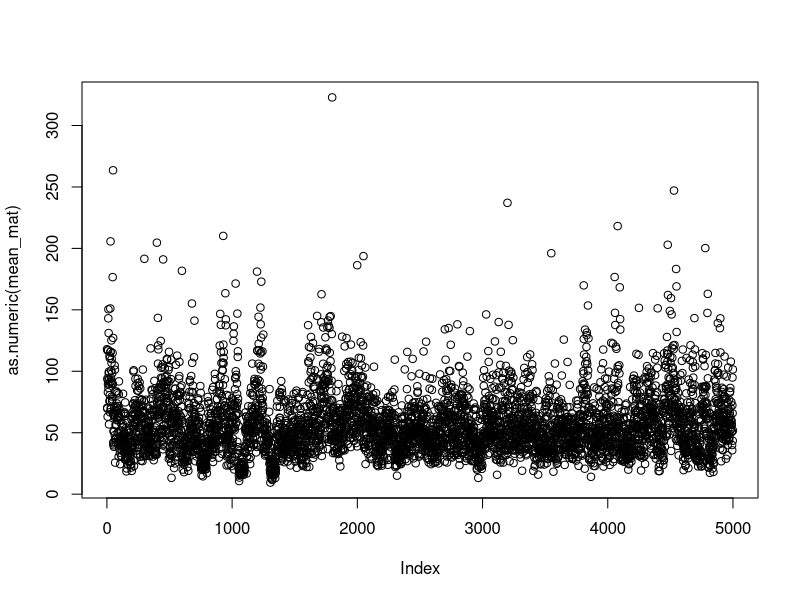
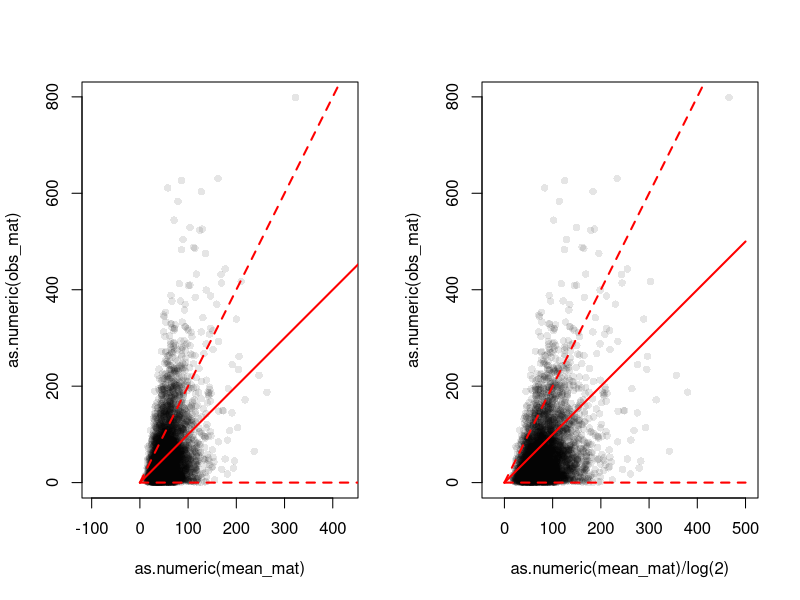
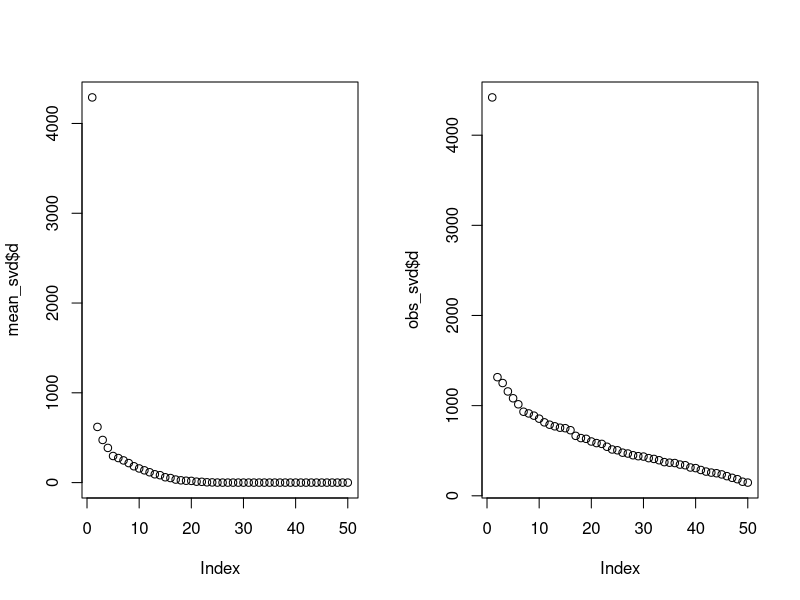
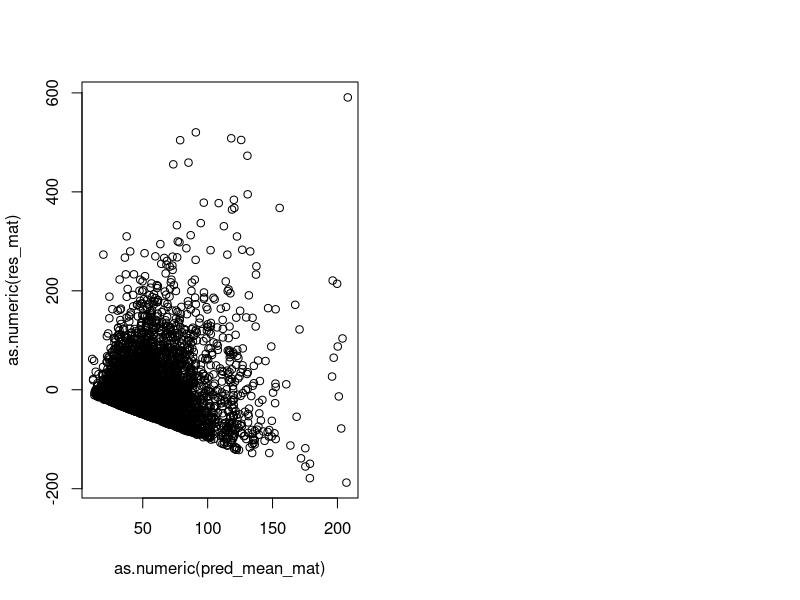

These figures' R source, in order:
rm(list=ls())
set.seed(10)

k <- 25
d <- 100
n <- 50

mat1 <- sapply(1:k, function(x){
  rexp(n, rate = 10*1/x)
})
mat2 <- sapply(1:k, function(x){
  rexp(d, rate = 10*1/x)
})

mean_mat <- mat1 %*% t(mat2)
plot(as.numeric(mean_mat))

obs_mat <- mean_mat
for(i in 1:n){
  for(j in 1:d){
    obs_mat[i,j] <- rexp(1, rate = 1/mean_mat[i,j])
  }
}

##########################
# hypothetical lines
par(mfrow = c(1,2))

plot(as.numeric(mean_mat), as.numeric(obs_mat), asp = T, col = rgb(0,0,0,0.1), pch = 16)
mean_val <- seq(0, 500, by = 1)
lines(mean_val, mean_val, col = "red", lwd = 2)
lines(mean_val, 2*mean_val, col = "red", lwd = 2, lty = 2)
lines(mean_val, rep(0, length(mean_val)), col = "red", lwd = 2, lty = 2)

plot(as.numeric(mean_mat)/log(2), as.numeric(obs_mat), asp = T, col = rgb(0,0,0,0.1), pch = 16)
mean_val <- seq(0, 500, by = 1)
lines(mean_val, mean_val, col = "red", lwd = 2)
lines(mean_val, 2*mean_val, col = "red", lwd = 2, lty = 2)
lines(mean_val, rep(0, length(mean_val)), col = "red", lwd = 2, lty = 2)

mult_vec <- seq(1, 5, length.out = 1000)
resid_vec <- sapply(mult_vec, function(x){
  mean((mean_mat * x - obs_mat)^2)
})
mult_vec[which.min(resid_vec)]
###########################

# compute hypothetical svd
mean_svd <- svd(mean_mat)
plot(mean_svd$d)

#########################

obs_svd <- svd(obs_mat)
plot(obs_svd$d)
pred_mean_mat <- obs_svd$u[,1,drop=F] %*% obs_svd$d[1] %*% t(obs_svd$v[,1,drop=F])
res_mat <- obs_mat - pred_mean_mat

plot(as.numeric(pred_mean_mat), as.numeric(res_mat))
